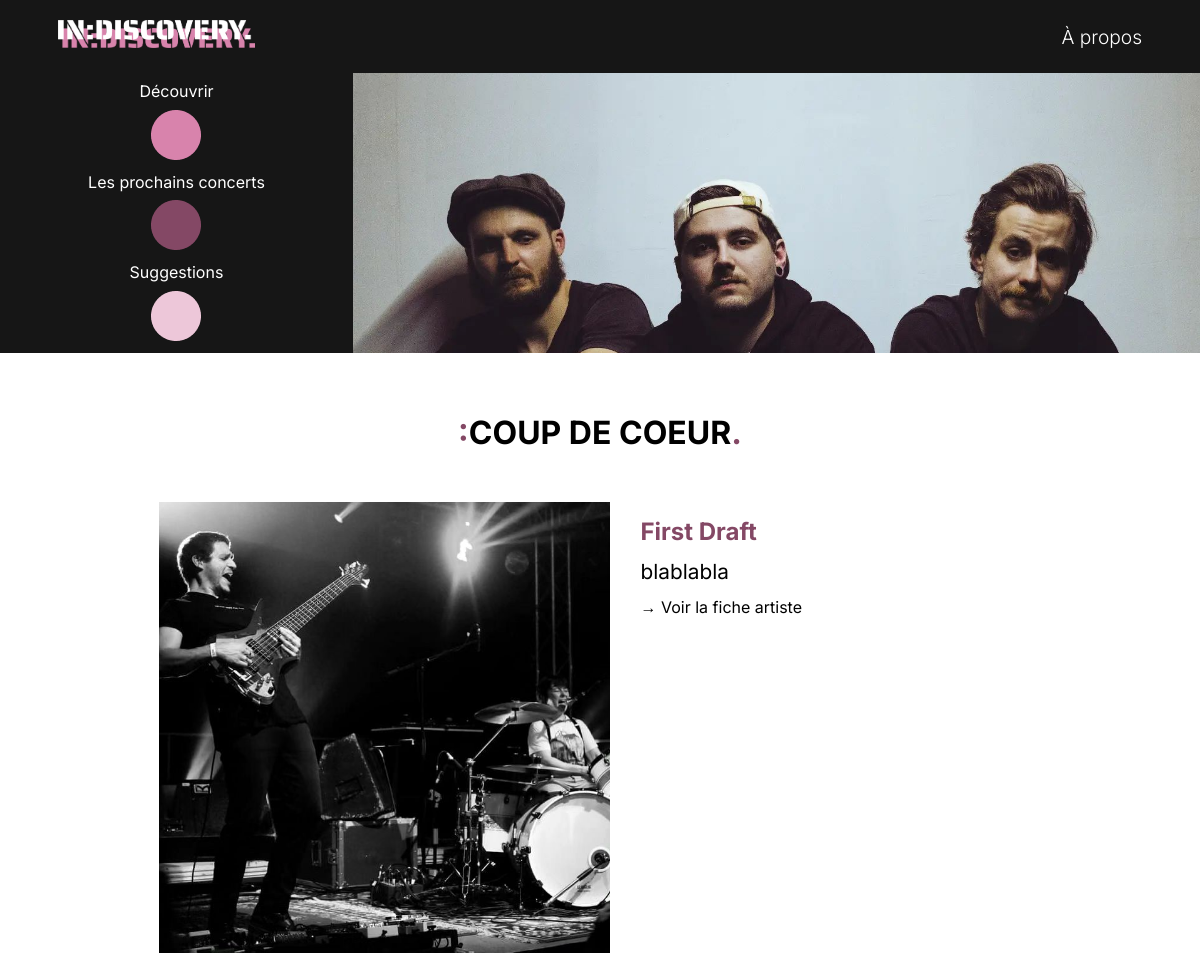
The page /php/index.php (upper part) on the database as committed earlier.
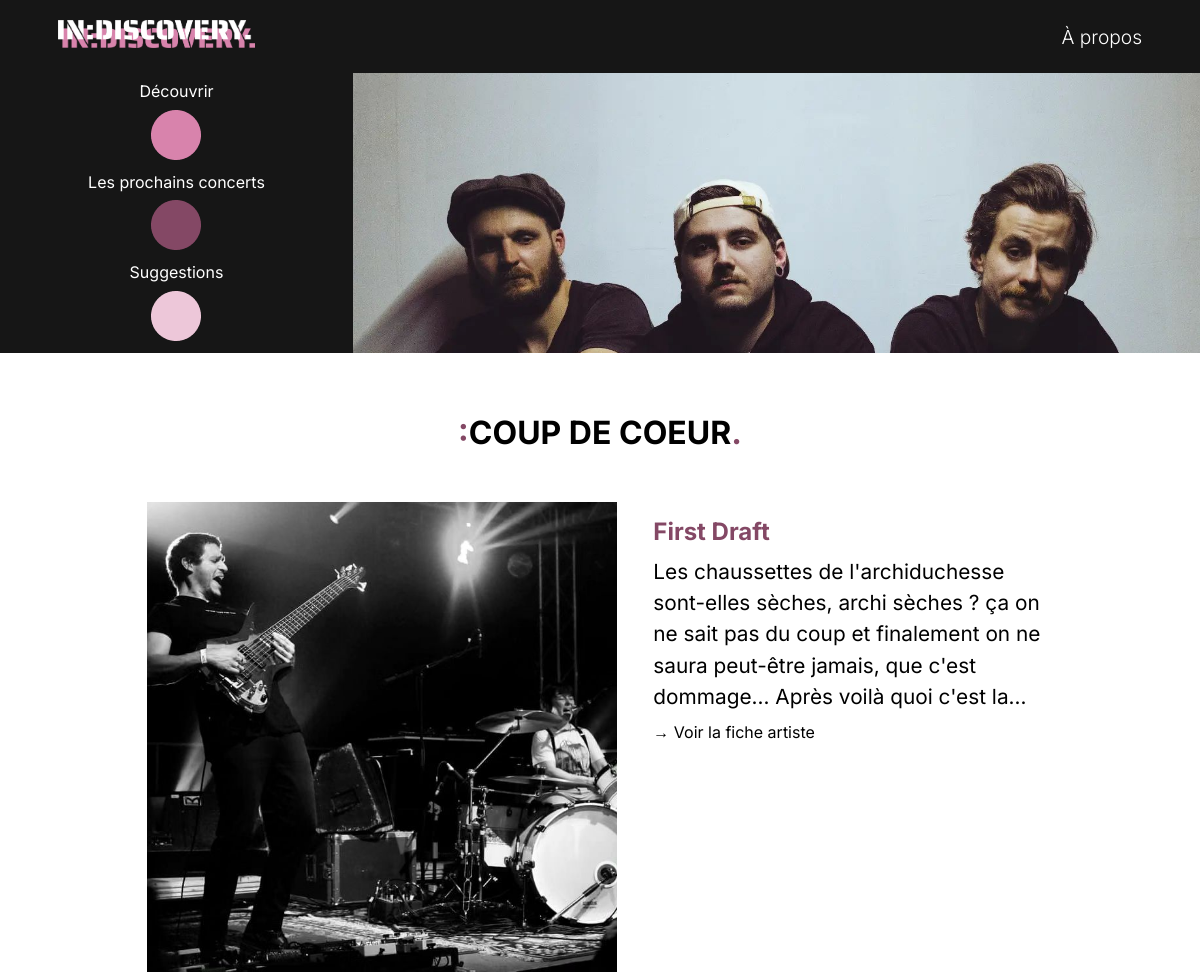
The same page on the database as committed later.
### tables this page shows
CREATE TABLE `artistes` (
  `id_artiste` int NOT NULL,
  `nom` varchar(255) NOT NULL,
  `id_genre` int NOT NULL,
  `location` varchar(255) NOT NULL,
  `description` text NOT NULL,
  `photo` varchar(255) NOT NULL,
  `reseaux_sociaux` text NOT NULL,
  `decouverte` tinyint(1) NOT NULL,
  `cdc` tinyint(1) NOT NULL
);

### php/index.php (the view, shortened to what this page needs)
<?php
require_once("connect.php");
?>
<!DOCTYPE html>
<html lang="fr">
<head>
    <link rel="stylesheet" href="index.css">
</head>
<body>
    <header>
        <div class="navbar">
            <nav class="nav-links">
                <div class="logo"><a href="index.php"><img src="Images/logodiscovery.png" alt="Logo IN:DISCOVERY."></a></div>
                <a href="#" id="nav-item">À propos</a>
            </nav>
        </div>
        <div class="side-menu">
            <div class="container-menu">
                <div class="menu-dots">
                    <span class="dot-menu-item item1">Découvrir</span>
                    <a href="decouvrez.php" class="dot dot1"><img src="images/icones/dot1.png" alt="Dot 1"></a>
                    <span class="dot-menu-item item2">Les prochains concerts</span>
                    <a href="#" class="dot dot2"><img src="images/icones/dot2.png" alt="Dot 2"></a>
                    <span class="dot-menu-item item3">Suggestions</span>
                    <a href="#" class="dot dot3"><img src="images/icones/dot3.png" alt="Dot 3"></a>
                </div>
            </div>
            <div class="img-deco">
                <img src="images/punk-rock/muscle/muscle2.jpeg">
            </div>
        </div>
    </header>
    <main>
        <section id="cdc">
            <article id="cdc-container">
                <h2><span id="span-title">:</span>COUP DE COEUR<span id="span-title">.</span></h2>
                <figure id="cdc-content">
                    <?php
                    $sql = "SELECT id_artiste, nom, description, photo FROM artistes WHERE cdc = 1";
                    $stmt = $db->query($sql);
                    if ($stmt->rowCount() > 0) {
                        while ($row = $stmt->fetch(PDO::FETCH_ASSOC)) {
                            echo "<div class='artist'>
                                    <img src='" . htmlspecialchars($row['photo']) . "' alt='" . htmlspecialchars($row['nom']) . "'>
                                    <div class='caption'>
                                        <h3>" . htmlspecialchars($row['nom']) . "</h3>
                                        <div class='description'>
                                            <p>" . htmlspecialchars($row['description']) . "</p>
                                        </div>
                                        <a href='artistes.php?id=" . htmlspecialchars($row['id_artiste']) . "'>→ Voir la fiche artiste</a>
                                    </div>
                                  </div>";
                        }
                    } else {
                        echo "Aucun résultat";
                    }
                    ?>
                </figure>
            </article>
        </section>
    </main>
</body>
</html>

Rows that differ between the two databases and show on the page:
changed artistes "First Draft": description "blablabla" → "Les chaussettes de l'archiduchesse sont-elles sèches, archi sèches ? ça on ne sait pas du coup et finalement on ne saura peut-être jamais, que c'est dommage... Après voilà quoi c'est…"
